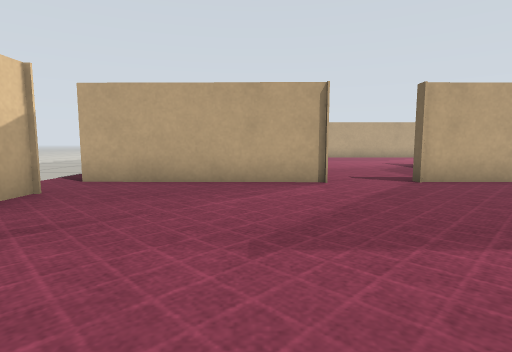
view 1 (above)

17 first-person views from a walk through a Gazebo world. The camera is 0.39 m above the floor, tilts 6° down and sees 80° across. The floor is counted in squares, 0.5 m on a side. Each view is taken from the middle of a square. On the plan, view 1 faces up. The plan holds only what a view shows up to about 10 squares ahead; the rest is blank. Surface patterns are stand-ins for the level's own textures.

view 2
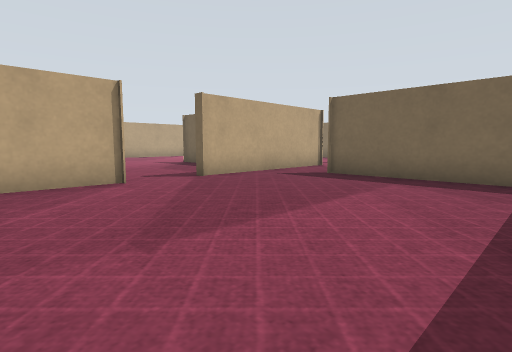

view 3
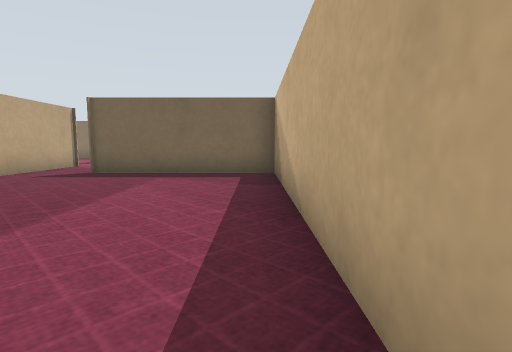

view 4
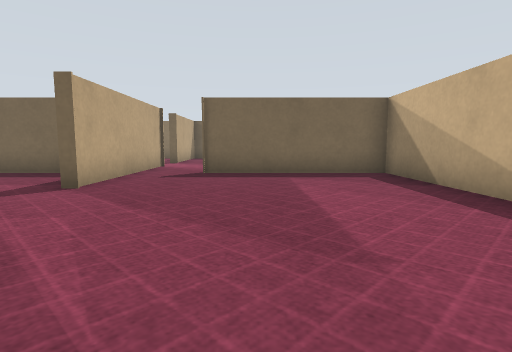

view 5
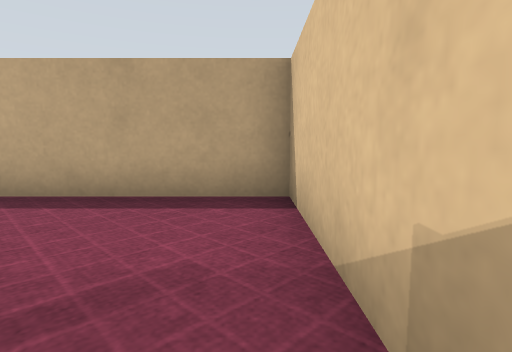

view 6
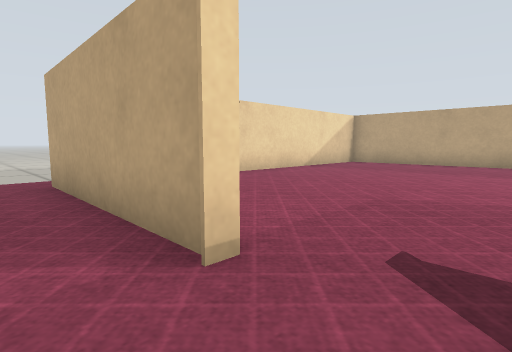

view 7
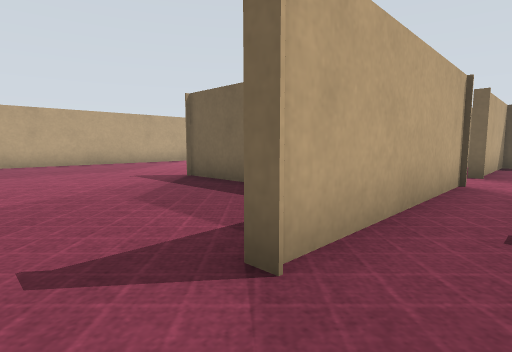

view 8
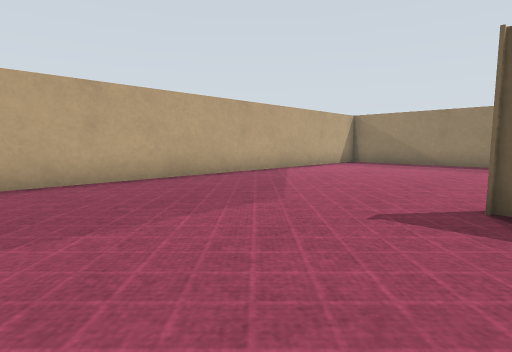

view 9
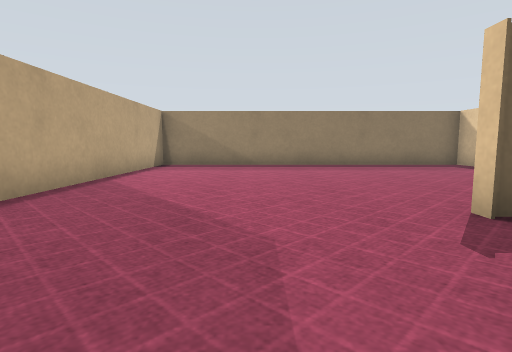

view 10
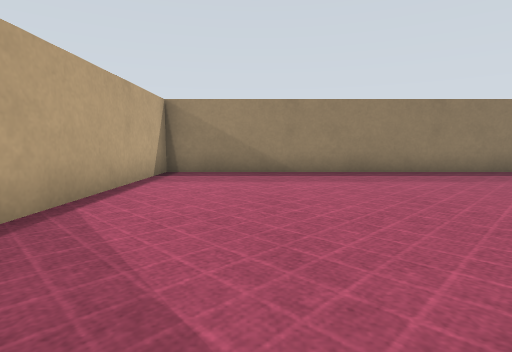

view 11
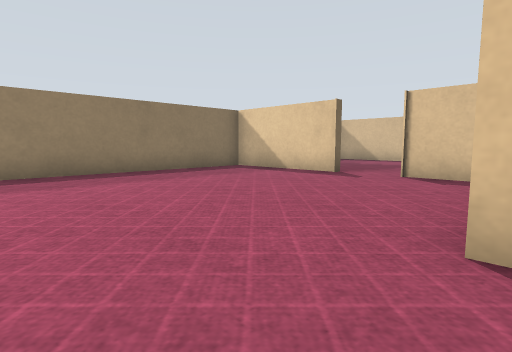

view 12
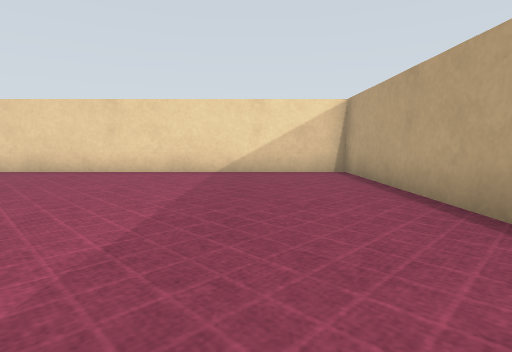

view 13
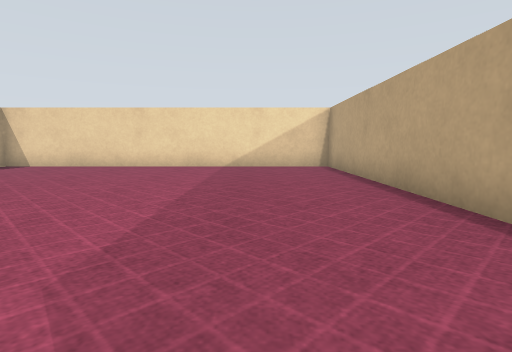

view 14
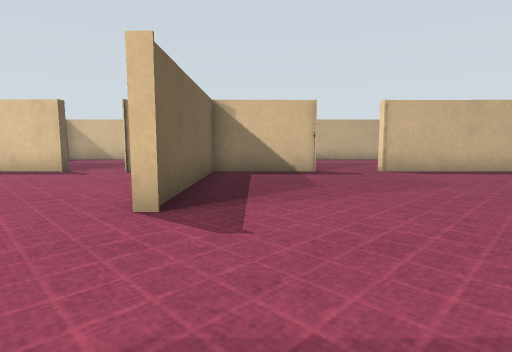

view 15
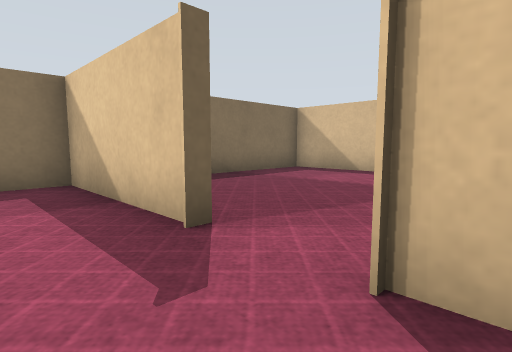

view 16
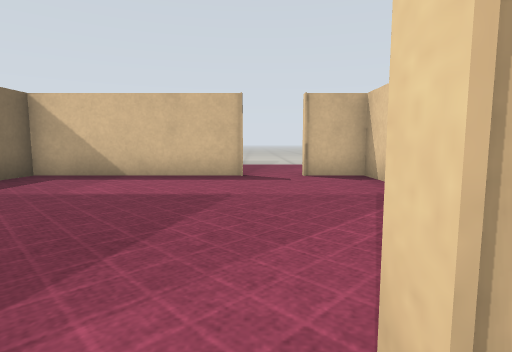

view 17
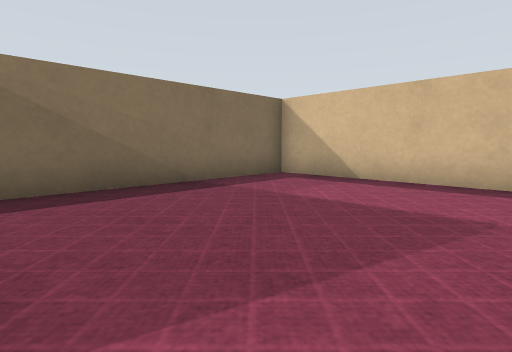

### Floor plan
Ten units are one square. View 1 is at (0, 0); x grows to the right and y downward. Boxes are objects, and circles mark ways between rooms. Rooms are numbered by the first view taken in them; rooms with no view inside come last. Other rooms are left out.
<svg viewBox="-45 -180 196 195">
<path fill="none" stroke="#000" d="M14 -62 -37 -63M-35 -49 -35 5 59 5M65 -61 33 -62M62 6 62 -45M62 -64 62 -115 65 -115M33 -62 33 -63 87 -64 87 -61M103 -64 146 -65M-23 -63 14 -63 14 -62M145 -60 145 -175 -35 -175 -35 -79M93 5 145 5 145 -60M63 -8 63 5M87 -61 65 -61M59 5 79 5M146 -63 103 -63"/>
<circle cx="25" cy="-60" r="3" fill="#2a7"/>
<circle cx="60" cy="-50" r="3" fill="#2a7"/>
<circle cx="95" cy="-60" r="3" fill="#2a7"/>
<text x="10" y="-30">1</text>
<text x="60" y="-120">2</text>
<text x="100" y="-20">3</text>
</svg>
Room 1 opens to room 2. Room 1 opens to room 3. Room 2 opens to room 3.

Where each view was taken, in squares from view 1:
view 1: 0 up, 0 right, facing up
view 2: 0 up, 1 left, facing up-right
view 3: 0 up, 2 left, facing right
view 4: 3 up, 2 left, facing right
view 5: 4 up, 3 left, facing down
view 6: 5 up, 3 right, facing up-left
view 7: 5 up, 2 right, facing up-right
view 8: 11 up, 2 right, facing up-right
view 9: 14 up, 3 right, facing right
view 10: 15 up, 6 right, facing right
view 11: 14 up, 6 right, facing down-right
view 12: 15 up, 5 right, facing left
view 13: 15 up, 7 right, facing left
view 14: 15 up, 5 right, facing down
view 15: 8 up, 8 right, facing down-right
view 16: 7 up, 9 right, facing down
view 17: 6 up, 9 right, facing down-right
